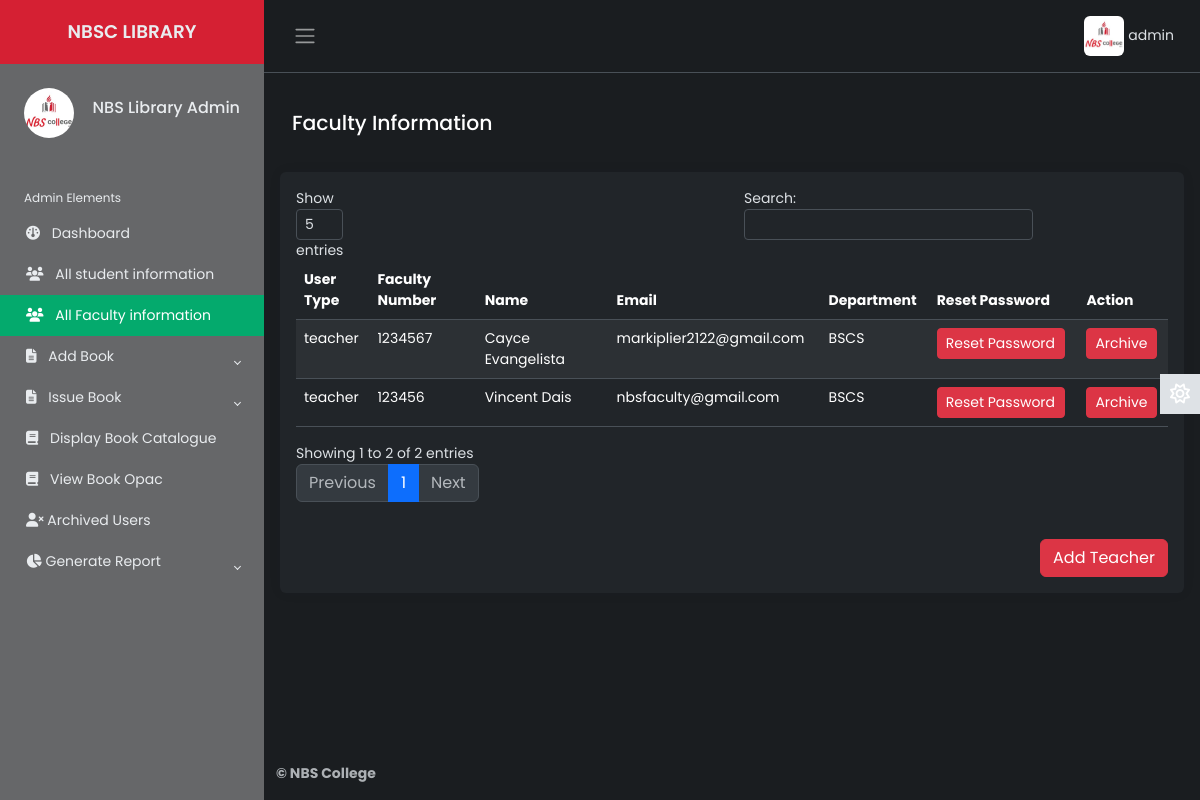
The page /Source/librarian/all-teacher-info.php (signed in) on the database as committed earlier.
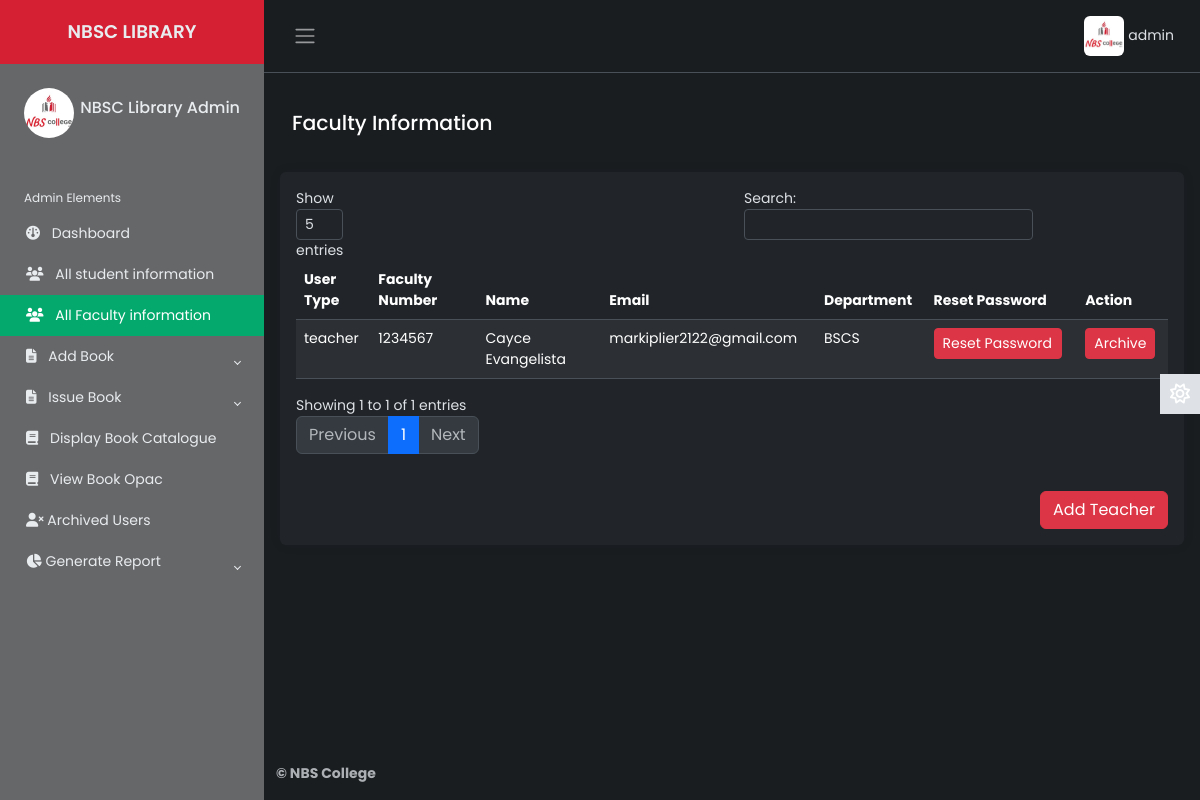
The same page on the database as committed later.
### tables this page shows
CREATE TABLE `lib_registration` (
  `id` int(2) NOT NULL,
  `name` varchar(50) NOT NULL,
  `username` varchar(20) NOT NULL,
  `password` varchar(20) NOT NULL,
  `email` varchar(50) NOT NULL,
  `phone` varchar(20) NOT NULL,
  `address` varchar(100) NOT NULL,
  `photo` varchar(500) NOT NULL,
  `status` varchar(7) NOT NULL
);

CREATE TABLE `teacher` (
  `id_number` varchar(20) NOT NULL,
  `first_name` varchar(50) NOT NULL,
  `last_name` varchar(50) NOT NULL,
  `middle_name` varchar(50) NOT NULL,
  `email` varchar(50) NOT NULL,
  `dept` varchar(50) NOT NULL,
  `password` varchar(50) NOT NULL,
  `user_type` varchar(50) NOT NULL,
  `photo` varchar(5000) NOT NULL,
  `status` varchar(7) NOT NULL,
  `vkey` varchar(255) NOT NULL,
  `verified` varchar(3) NOT NULL
);

### Source/librarian/all-teacher-info.php (the view, shortened to what the changed rows need)
        <?php
    include 'inc/header.php';
    include 'inc/connection.php';
 ?>
<main class="content px-3 py-2">
            <br>
            <div class="card border-0">
                        <div class="card-body">
                            <table class="table table-hover  table-striped" id="dtBasicExample">
                                <thead style="text-align: left;">
                                    <tr>
                                        <th scope="col">User Type</th>
                                        <th scope="col" class="text-left">Faculty Number</th>
                                        <th scope="col">Name</th>
                                        <th scope="col">Email</th>
                                        <th scope="col">Department</th>
                                        <th scope="col">Reset Password</th>
                                        <th scope="col">Action</th>
                                    </tr>
                                </thead>
                                <tbody class="text-left">
                                <?php
                                        $res2= mysqli_query($link, "select * from teacher ORDER BY id_number DESC");
                                        while ($row1=mysqli_fetch_array($res2)) {
                                            echo "<tr>";
                                            echo "<td>"; echo $row1["user_type"]; echo "</td>";
                                            echo "<td>"; echo $row1["id_number"]; echo "</td>";
                                            echo "<td>"; echo $row1["first_name"]; "<td>"; echo " "; echo $row1["last_name"]; echo "</td>";
                                            echo "<td>"; echo $row1["email"]; echo "</td>";
                                            echo "<td>"; echo $row1["dept"]; echo "</td>";
                                            echo "<td>";
                                            ?>
                                                <button style="text-align:left; width:128px; max-width:128px;" class='btn btn-danger btn-sm' onclick="resetPasswordConfirmation('<?php echo $row1["id_number"]; ?>', '<?php echo $row1["first_name"] . ' ' . $row1["last_name"]; ?>')">Reset Password</button>
                                            <?php
                                            echo "</td>";
                                            echo "<td>";
                                            ?>
                                                <button class='btn btn-danger btn-sm' onclick="deleteUserConfirmation1('<?php echo $row1["id_number"]; ?>', '<?php echo $row1["first_name"] . ' ' . $row1["last_name"]; ?>')">Archive</button>
                                            <?php
                                            echo "</td>";
                                            echo "</tr>";
                                        }
                                     ?>
                                       </tbody>
                            </table>
                            <br>
                            <div class="text-end">
                                <button type="button" class="btn btn-danger" data-toggle="modal" data-target="#addTeacherModal">
                                </button>
                            </div>
                        </div>
                    </div>
 </main>

### Source/librarian/inc/header.php (shortened to what the changed rows need)
<?php
    include 'inc/connection.php';
 ?>
<!DOCTYPE html>
<html lang="en" data-bs-theme="dark">
<head>
    <link href="https://cdn.datatables.net/v/dt/jszip-3.10.1/dt-2.0.3/b-3.0.1/b-html5-3.0.1/b-print-3.0.1/datatables.min.css" rel="stylesheet">
    <link rel="stylesheet" href="inc/css/bootstrap.min.css">
    <link rel="stylesheet" href="inc/css/custom1.css">
    <link rel="stylesheet" href="inc/css/animate.css">
</head>
<body>
    <div class="wrapper">
    <aside id="sidebar" class="js-sidebar">
            <div class="h-100">
                <ul class="sidebar-nav">
                    <li class="sidebar-header">
                        <span>
                        <?php
                            $res = mysqli_query($link, "select * from lib_registration where username='".$_SESSION['username']."'");
                            while ($row = mysqli_fetch_array($res)){
                                ?><img src="<?php echo $row["photo"]; ?> " height="50px" width="50px" alt="something wrong" class="rounded-circle"></a> <?php
                            }
                        ?>
                        </span>
                        <h6 style="float: right; margin-top: 10px;">
							<?php
								$res = mysqli_query($link, "select * from lib_registration where username='".$_SESSION['username']."'");
								while ($row = mysqli_fetch_array($res)){
								$name  =  $row["name"];
								echo $name;
								}
							?>
            			</h6>
                    </li>
                    <br>
                </ul>
            </div>
        </aside>
        <div class="main">
            <nav class="navbar navbar-expand px-3 border-bottom">
                <div class="navbar-collapse navbar">
                        <ul class="navbar-nav" style="margin-right:10px;">
                        <li class="nav-item dropdown">
								<?php
                                     $res = mysqli_query($link, "select * from lib_registration where username='".$_SESSION['username']."'");
                                     while ($row = mysqli_fetch_array($res)){
                                         ?><a href="#" data-bs-toggle="dropdown" class="nav-icon pe-md-0" style="color: inherit;"><img src="<?php echo $row["photo"]; ?>" alt=""class="avatar img-fluid rounded"> <span><?php echo $_SESSION["username"]; ?></span></a> <?php
                                     }
                                ?>
                        </li>
                    </ul>
                </div>
            </nav>
</body>
</html>

Rows that differ between the two databases and show on the page:
removed teacher: user_type "teacher", id_number "123456", first_name "Vincent", last_name "Dais", email "nbsfaculty@gmail.com", dept "BSCS"
changed lib_registration: name "NBS Library Admin" → "NBSC Library Admin"
Other text that changed with them:
text written by a page script: "Show entries Search: Showing 1 to 2 of 2 entries Previous 1 Next" → "Show entries Search: Showing 1 to 1 of 1 entries Previous 1 Next"
